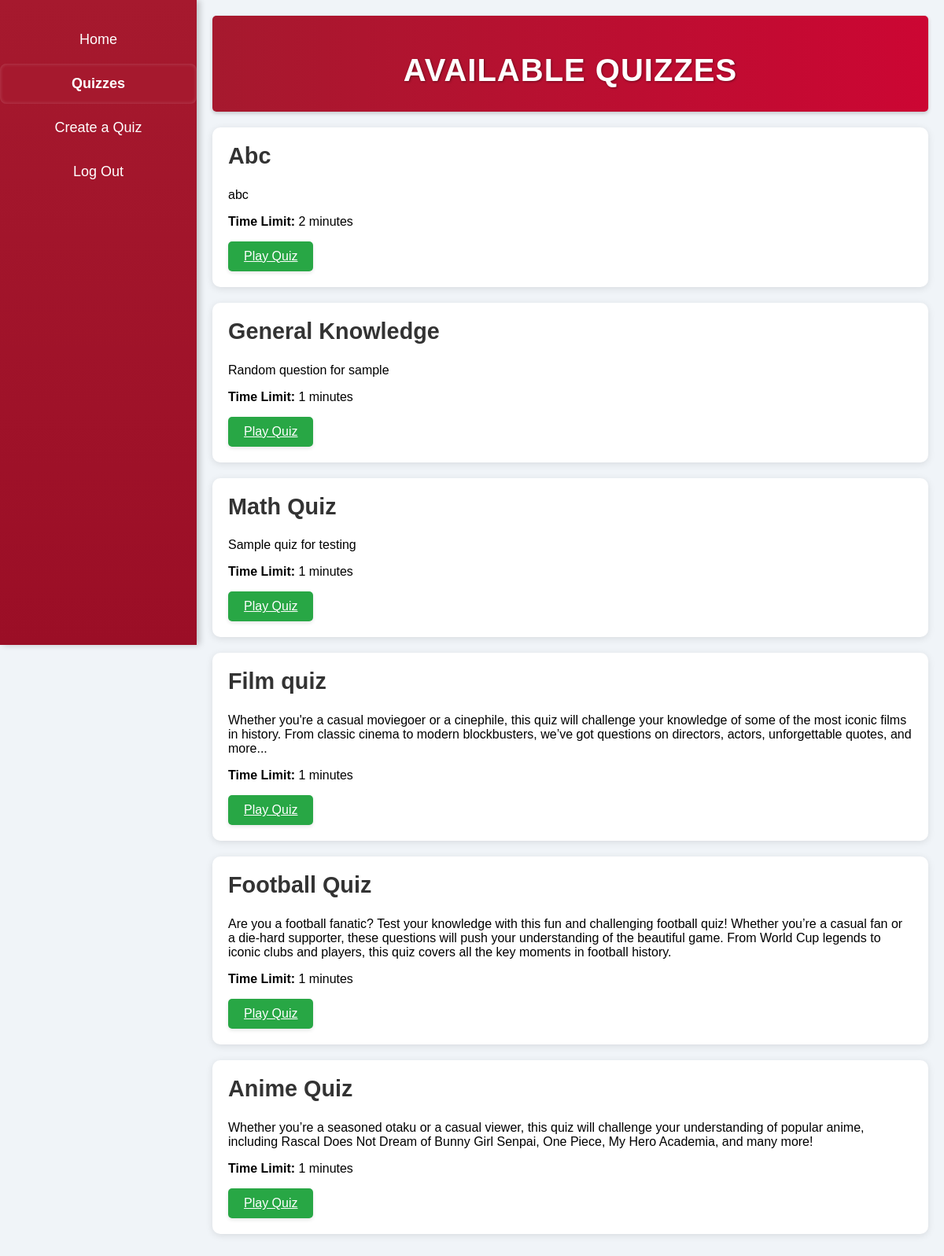
Page /quizzes (signed in) on the committed database.
### create_quiz.py (models this page shows)
class Quiz(db.Model):
    __tablename__ = 'quiz'
    id = db.Column(db.Integer, primary_key=True)
    title = db.Column(db.String(100), nullable=False)
    description = db.Column(db.Text, nullable=False)
    time_limit = db.Column(db.Integer, nullable=False)  # Time limit in minutes
    total_questions = db.Column(db.Integer, nullable=False)

### app.py (the view)
@app.route("/quizzes")
def quizzes():
    quizzes = Quiz.query.all()
    return render_template('quizzes.html', quizzes=quizzes)

### templates/quizzes.html (shortened to what this page needs)
<!DOCTYPE html>
<html lang="en">
<head>
    <link rel="stylesheet" href="{{ url_for('static', filename='main.css') }}">
</head>
<body>
    <div class="sidebar">
        <a href="/" title="">Home</a>
        <a class="active" href="/quizzes" title="">Quizzes</a>
        {% if 'user_id' in session %}
            <a href="/create_quiz" title="">Create a Quiz</a>
            <a href="/logout" title="">Log Out</a>
        {% else %}
            <a href="/login" title="">Login</a>
            <a href="/signup" title="">Create an Account</a>
        {% endif %}
    </div>
<div class="main-content">
    <header>
        <h1>Available Quizzes</h1>
    </header>
    <div class="container">
        <div class="quiz-list">
            {% for quiz in quizzes %}
            <div class="quiz-item">
                <h2 class="quiz-title">{{ quiz.title }}</h2>
                <p class="quiz-description">{{ quiz.description }}</p>
                <p class="quiz-time-limit"><strong>Time Limit:</strong> {{ quiz.time_limit }} minutes</p>
                <a href="{{ url_for('play_quiz', quiz_id=quiz.id) }}" class="btn">Play Quiz</a>
            </div>
            {% endfor %}
        </div>
    </div>
</div>
</body>
</html>

### static/main.css (style rules this page uses)
body { font-family: 'Arial', sans-serif; margin: 0; padding: 0; display: flex; min-height: 100vh; background-color: #f0f4f8; }
.sidebar { height: 100vh; width: 250px; background: linear-gradient(180deg, #A6192E 0%, #9B0E26 100%); padding-top: 20px; position: fixed; box-shadow: 4px 0 8px rgba(0, 0, 0, 0.2); transition: width 0.3s; text-align: center; }
h1 { font-size: 2.5rem; font-weight: bold; text-transform: uppercase; letter-spacing: 1px; margin-bottom: 10px; text-shadow: 1px 1px 3px rgba(0, 0, 0, 0.4); }
.quiz-title { font-size: 1.8rem; font-weight: 600; margin-top: 0; color: #333; }
.sidebar a { padding: 15px 20px; text-decoration: none; font-size: 18px; color: white; display: block; margin: 5px 0; border-radius: 8px; transition: background-color 0.3s, transform 0.2s, box-shadow 0.3s; }
.active { background-color: #A6192E; font-weight: bold; box-shadow: inset 0 0 5px rgba(255, 255, 255, 0.2); }
.main-content { margin-left: 250px; padding: 20px; flex-grow: 1; animation: fadeIn 0.5s; }
header { display: flex; justify-content: center; align-items: center; background: linear-gradient(to right, #A6192E, #CC0633); color: #fff; padding: 20px 0; border-radius: 5px; margin-bottom: 20px; box-shadow: 0 2px 5px rgba(0, 0, 0, 0.2); width: 100%; }
.quiz-item { background-color: #fff; padding: 20px; border-radius: 10px; box-shadow: 0 2px 10px rgba(0, 0, 0, 0.1); margin-bottom: 20px; transition: transform 0.3s, box-shadow 0.3s; }
.btn { display: inline-block; background-color: #28A745; color: white; padding: 10px 20px; border: none; border-radius: 5px; font-size: 16px; text-align: center; transition: background-color 0.3s, transform 0.2s; box-shadow: 0 2px 5px rgba(0, 0, 0, 0.1); }

### rows in the picture
Quiz: title "Abc", description "abc", time_limit "2"
Quiz: title "General Knowledge", description "Random question for sample", time_limit "1"
Quiz: title "Math Quiz", description "Sample quiz for testing", time_limit "1"
Quiz: title "Film quiz", description "Whether you're a casual moviegoer or a cinephile, this quiz will challenge your knowledge of some of the most iconic films in history. From classic cinema to modern blockbusters, we’ve got questions on directors, actors, unforgettable quotes, and more...", time_limit "1"
Quiz: title "Football Quiz", description "Are you a football fanatic? Test your knowledge with this fun and challenging football quiz! Whether you’re a casual fan or a die-hard supporter, these questions will push your understanding of the beautiful game. From World Cup legends to iconic clubs and players, this quiz covers all the key moments in football history.", time_limit "1"
Quiz: title "Anime Quiz", description "Whether you’re a seasoned otaku or a casual viewer, this quiz will challenge your understanding of popular anime, including Rascal Does Not Dream of Bunny Girl Senpai, One Piece, My Hero Academia, and many more!", time_limit "1"
